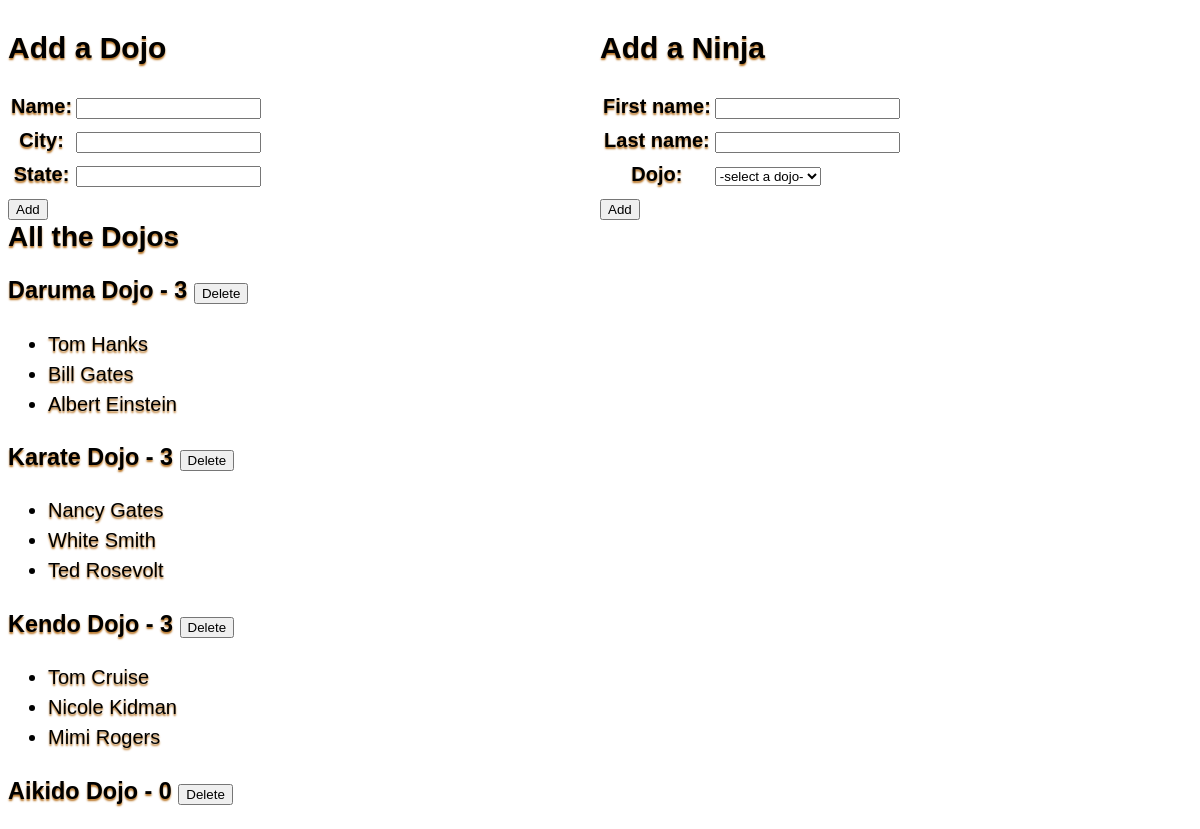
The app's page /, older data.
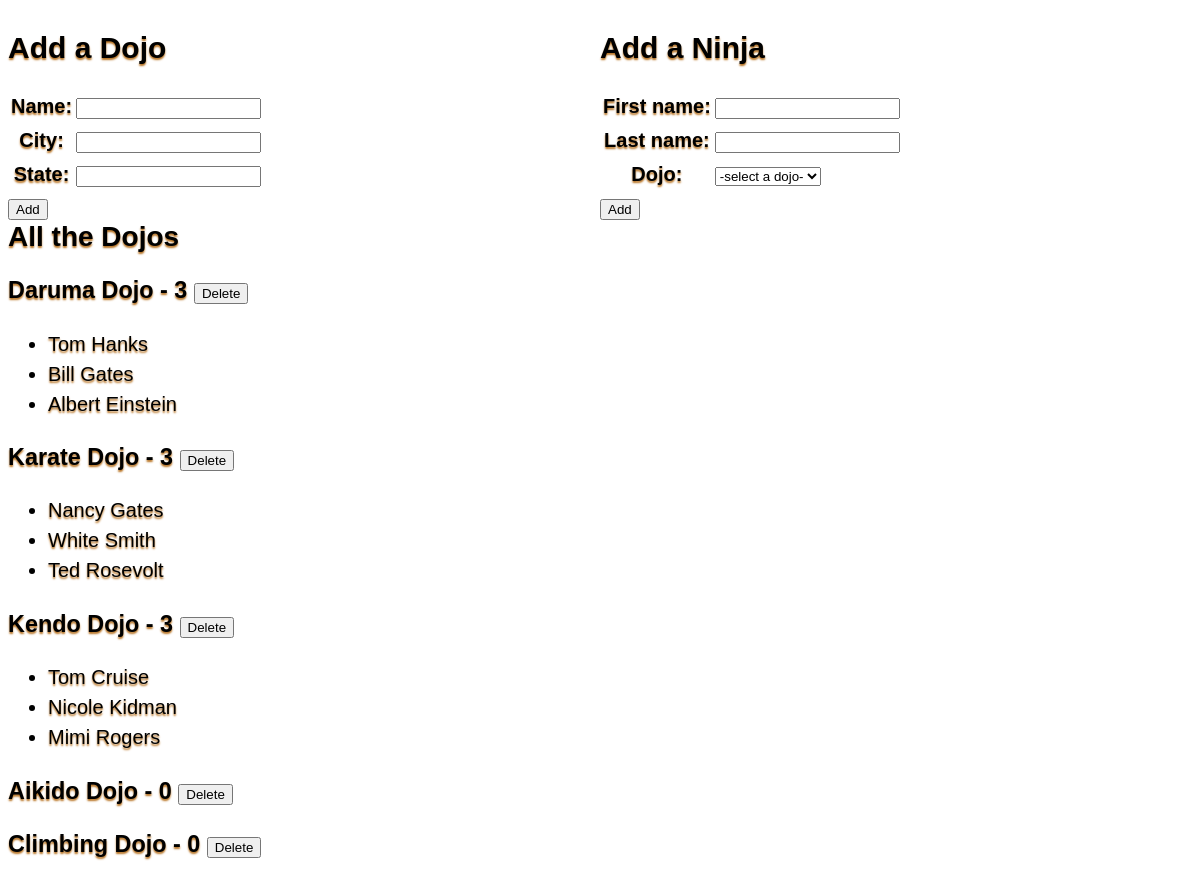
The same page, newer data.
### dojo_ninjas_app/models.py (models this page shows, shortened)
class Dojo(models.Model):
    name = models.CharField(max_length=255)
    city = models.CharField(max_length=255)
    state = models.CharField(max_length=2)
    desc = models.TextField(blank=True, null=True, default="old dojo")
    def __str__(self):
        return self.name

class Ninja(models.Model):
    first_name = models.CharField(max_length=255)
    last_name = models.CharField(max_length=255)
    dojo = models.ForeignKey(Dojo, related_name='ninjas', on_delete=models.CASCADE)
    def __str__(self):
        return f'{self.first_name} {self.last_name}'

### dojo_ninjas_app/views.py (the view)
# urls.py: path('', views.DojoListView.as_view(), name='home'),
class DojoListView(ListView):
    model = Dojo
    context_object_name = "dojo_list"
    template_name = "dojo_list.html"
    def get_context_data(self, **kwargs):
        context = super().get_context_data(**kwargs)
        context["add_dojo_form"] = DojoForm()
        context['add_ninja_form'] = NinjaForm()
        return context

### dojo_ninjas_app/forms.py
class DojoForm(forms.ModelForm):
    class Meta:
        model = Dojo
        fields = ("name", "city", "state")

class NinjaForm(forms.ModelForm):
    class Meta:
        model = Ninja
        fields = ("first_name", "last_name", "dojo")
    def __init__(self, *args, **kwargs):
        super().__init__(*args, **kwargs)
        self.fields['dojo'] = forms.ModelChoiceField(queryset=Dojo.objects.all(),
                empty_label='-select a dojo-')

### templates/dojo_list.html (shortened to what this page needs)
{% extends "base.html" %}
{% block content %}
<div class="row">
    <div class="column">
        <h2>Add a Dojo</h2>
        <form action="{% url "add_dojo" %}" method="post">
            <table>
            {{ add_dojo_form.as_table }}
            </table>
            <input type="submit" value="Add">
        </form>
    </div>
    <div class="column">
        <h2>Add a Ninja</h2>
        <form action="{% url "add_ninja" %}" method="post">
            <table>
            {{ add_ninja_form.as_table }}
            </table>
            <input type="submit" value="Add">
        </form>
    </div>
</div>
<div class="outer">
    <div class="innder">
        <h1>All the Dojos</h1>
        {% for dojo in dojo_list %}
            <h3>{{ dojo.name }} - {{ dojo.ninjas.count }} <a href="{% url "delete_dojo" dojo.pk %}"><button type="submit" value="Submit">Delete</button></a> </h3>
            <ul>
            {% for ninja in dojo.ninjas.all %}
                <li>{{ ninja }}</li>
            {% endfor %}
            </ul>
        {% endfor %}
    </div>
</div>
{% endblock content %}

Row changes from the older to the newer data that the page shows:
added Dojo: name "Climbing Dojo", ninjas.count "0"
